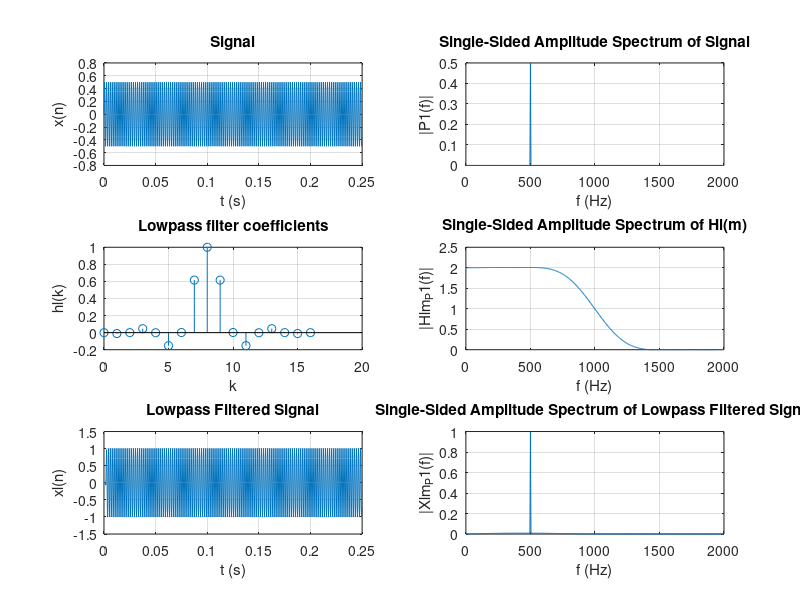

The MATLAB script that drew this image:
close all
clear

%-- common --
Fs = 4000;            % Sampling frequency                    
T = 1/Fs;             % Sampling period       
L = 1000;             % Length of signal
t = (0:L-1)*T;        % Time vector
f1 = 500;
fc = 1000/(Fs/2);
nfir = 16;

%-- signal --
xn = sin(2*pi*f1*t);

%-- attenuation --
xn = 0.5 * xn;

%-- signal fft --
f = Fs*(0:(L/2))/L;
Xm = fft(xn);
P2 = abs(Xm/L);
P1 = P2(1:L/2+1);
P1(2:end-1) = 2*P1(2:end-1);

%-- lowpass filter --
hl_k = fir1(nfir,fc);

%-- lowpass filter gain --
hl_k = 2 * hl_k;

%-- lowpass filter fft --
Hlm = fft( [hl_k zeros(1, L - length(hl_k))] );
Hlm_P2 = abs(Hlm/1);    % don't divide because filter coefficients are already scaled ???
Hlm_P1 = Hlm_P2(1:L/2+1);
Hlm_P1(2:end-1) = Hlm_P1(2:end-1);

%-- lowpass filtered signal --
xln = filter(hl_k,1,xn);

%-- lowpass filtered signal fft --
Xlm = fft(xln);
Xlm_P2 = abs(Xlm/L);
Xlm_P1 = Xlm_P2(1:L/2+1);
Xlm_P1(2:end-1) = 2*Xlm_P1(2:end-1);

%-- plots --
figure
subplot(3,2,1)
plot(t, xn)
grid on
title('Signal')
xlabel('t (s)')
ylabel('x(n)')

subplot(3,2,2)
plot(f,P1) 
grid on
title('Single-Sided Amplitude Spectrum of Signal')
xlabel('f (Hz)')
ylabel('|P1(f)|')

subplot(3,2,3)
stem((0:nfir), hl_k)
grid on
title('Lowpass filter coefficients')
xlabel('k')
ylabel('hl(k)')

subplot(3,2,4)
plot(f,Hlm_P1) 
grid on
title('Single-Sided Amplitude Spectrum of Hl(m)')
xlabel('f (Hz)')
ylabel('|Hlm_P1(f)|')

subplot(3,2,5)
plot(t, xln)
grid on
title('Lowpass Filtered Signal')
xlabel('t (s)')
ylabel('xl(n)')

subplot(3,2,6)
plot(f,Xlm_P1) 
grid on
title('Single-Sided Amplitude Spectrum of Lowpass Filtered Signal')
xlabel('f (Hz)')
ylabel('|Xlm_P1(f)|')
